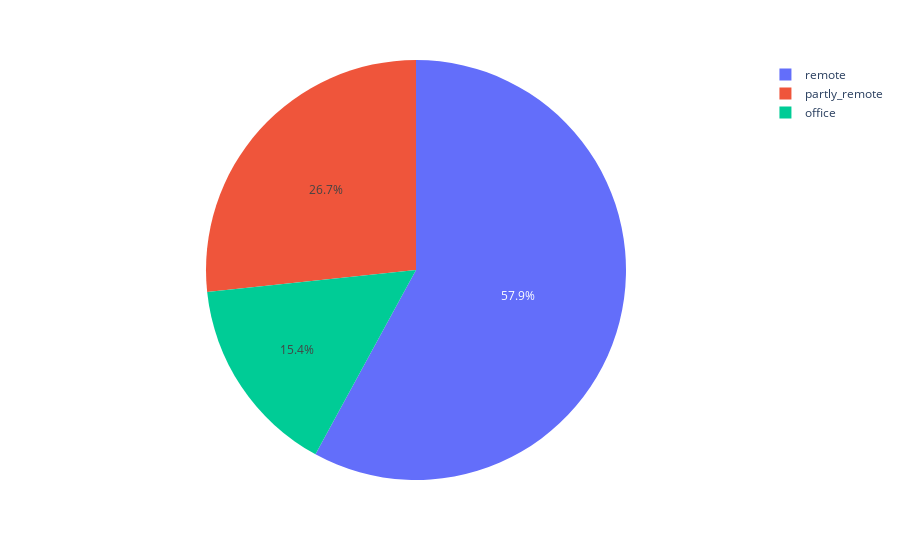

Here is the notebook cell this chart was saved with:
### Markdown cell above
# Workplace vs. COVID-19

### Code cell
df_workplace = df['workplace_type'].value_counts()

fig = px.pie(df, values=df_workplace.values, names=df_workplace.index)
fig.show()

### Figure 1 — Plotly figure (JSON) as saved in the notebook; plotly's stock layout.template omitted (floating-point values rounded to 4 significant figures)
{"data": [{"domain": {"x": [0, 1], "y": [0, 1]}, "hovertemplate": "label=%{label}<br>value=%{value}<extra></extra>", "labels": ["remote", "partly_remote", "office"], "legendgroup": "", "name": "", "showlegend": true, "type": "pie", "values": [2461, 1133, 653]}], "layout": {"legend": {"tracegroupgap": 0}, "margin": {"t": 60}}}
